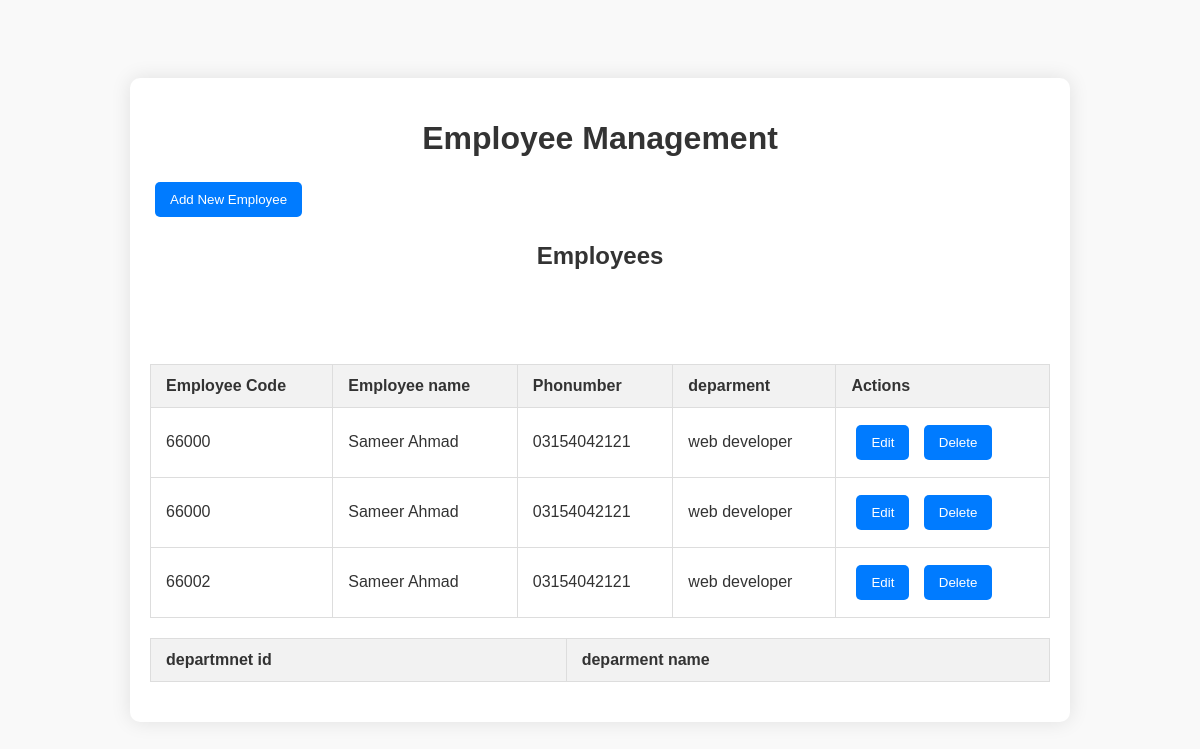
/employee/, run on an earlier commit of the app's database.
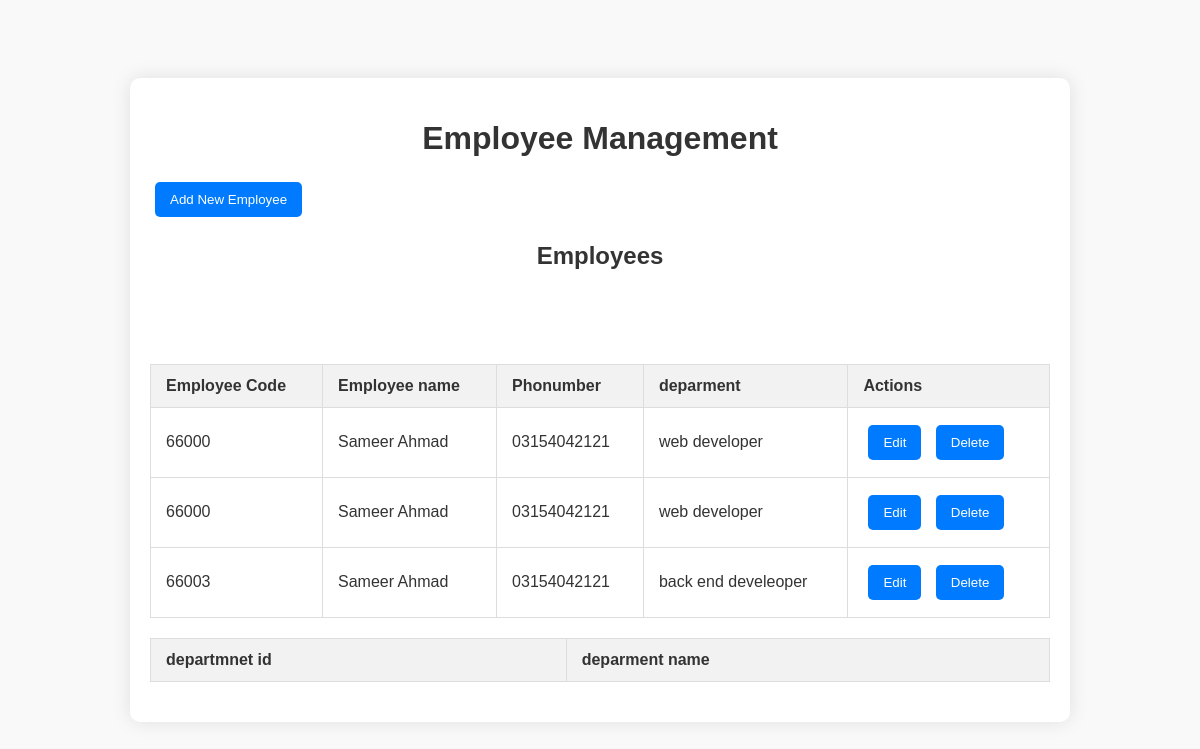
And on a later commit of the database.
### empapp/models.py (models this page shows)
class employee(models.Model):
    name=models.CharField(max_length=50)
    empcode=models.CharField(max_length=50)
    phone=models.CharField(max_length=50)
    department=models.CharField(max_length=50)

### empapp/views.py (the view)
# urls.py: path('',views.listemployee, name="listemployee"),
def listemployee(request):
    employees=employee.objects.all()
    departments=department.objects.all()
    return render(request,"empapp/list.html",{"employees":employees,"departmnets":departments})

### empapp/templates/empapp/list.html (shortened to what this page needs)
<!DOCTYPE html>
<html lang="en">
<head>
</head>
<body>
    <div class="container">
        <h1>Employee Management</h1>  <a href="{% url 'newemployee' %}"><button>Add New Employee</button></a>
        <div id="employee-list">
            <h2>Employees</h2>
            <table>
                <thead>
                    <tr>
                        <th>Employee Code</th>
                        <th>Employee name</th>
                        <th>Phonumber</th>
                        <th>deparment</th>
                        <th>Actions</th>
                    </tr>
                </thead>
                <tbody>
                    {% for emp in employees %}
                    <tr>
                        <td>{{emp.empcode}}</td>
                        <td>{{emp.name}}</td>
                        <td>{{emp.phone}}</td>
                        <td>{{emp.department}}</td>
                        <td>
                            <a href="{% url 'editemployee' emp.empcode %}"><button>Edit</button></a>
                            <a href="{% url 'delemployee' emp.empcode %}"><button>Delete</button></a>
                        </td>
                    </tr>
                {% endfor %}
                </tbody>
                <br>
                <br>
                <br>
            </table>
            <table>
                <thead>
                    <tr>
                        <th>departmnet id</th>
                        <th>deparment name</th>
                    </tr>
                </thead>
            </table>
        </div>
    </div>
</body>
</html>

### empapp/templates/empapp/list.html (style rules this page uses)
body { font-family: 'Arial', sans-serif; background-color: #f9f9f9; margin: 0; padding: 0; display: flex; justify-content: center; align-items: center; height: 100vh; }
.container { max-width: 900px; width: 100%; background: #fff; padding: 20px; box-shadow: 0 0 20px rgba(0, 0, 0, 0.1); border-radius: 10px; overflow-x: auto; }
h1, h2 { text-align: center; color: #333; margin-bottom: 20px; }
table { width: 100%; border-collapse: collapse; margin: 20px 0; }
table, th, td { border: 1px solid #ddd; }
th, td { padding: 12px 15px; text-align: left; }
th { background-color: #f2f2f2; color: #333; }
td { background-color: #fff; color: #333; }
button, a button { padding: 10px 15px; margin: 5px; border: none; border-radius: 5px; background-color: #007BFF; color: white; cursor: pointer; text-decoration: none; }

What changed in the data, as far as the page shows it:
removed employee: empcode "66002", name "Sameer Ahmad", phone "03154042121", department "web developer"
added employee: empcode "66003", name "Sameer Ahmad", phone "03154042121", department "back end develeoper"
